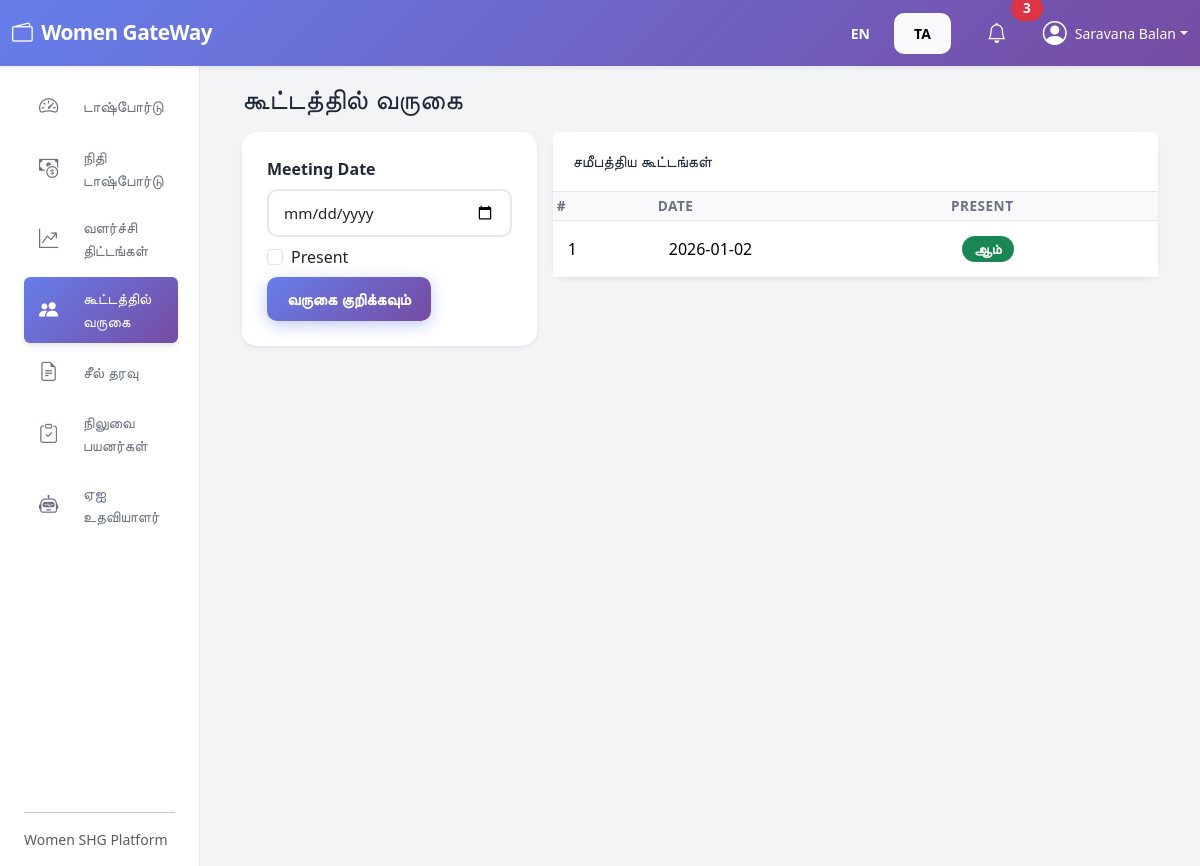
Page /user/attendance?lang=ta (signed in) on the committed database.
### models.py (models this page shows, shortened)
class User(UserMixin, db.Model):
    __tablename__ = "users"
    id = db.Column(db.Integer, primary_key=True)
    full_name = db.Column(db.String(120), nullable=False)
    email = db.Column(db.String(120), unique=True, nullable=False, index=True)
    phone = db.Column(db.String(20))
    password_hash = db.Column(db.String(255), nullable=False)
    role = db.Column(db.String(20), default="USER", nullable=False)
    aadhaar_number = db.Column(db.String(12))
    pan_number = db.Column(db.String(10))
    address = db.Column(db.String(255))
    bank_account_number = db.Column(db.String(32))
    ifsc_code = db.Column(db.String(20))
    gender = db.Column(db.String(20))
    age = db.Column(db.Integer)
    join_date = db.Column(db.Date, default=date.today)
    join_date = db.Column(db.Date, default=date.today)
    email_verified = db.Column(db.Boolean, default=False)
    savings = db.relationship("Savings", backref="user", lazy="dynamic")
    loans = db.relationship("Loan", backref="user", lazy="dynamic")
    attendance_records = db.relationship("Attendance", backref="user", lazy="dynamic")
    def is_admin(self):
        return self.role.upper() == "ADMIN"

class Attendance(db.Model):
    __tablename__ = "attendance"
    id = db.Column(db.Integer, primary_key=True)
    user_id = db.Column(db.Integer, db.ForeignKey("users.id"), nullable=False)
    meeting_date = db.Column(db.Date, default=date.today, nullable=False)
    present = db.Column(db.Boolean, default=True, nullable=False)

### user.py (the view, shortened to what this page needs)
@user_bp.route("/attendance", methods=["GET", "POST"])
@login_required
def attendee_meeting():
    form = AttendanceForm()
    records = (
        Attendance.query.filter_by(user_id=current_user.id)
        .order_by(Attendance.meeting_date.desc())
        .all()
    )
    return render_template("user/attendee_meeting.html", form=form, records=records)

### forms.py
class AttendanceForm(FlaskForm):
    meeting_date = DateField('Meeting Date', validators=[DataRequired()])
    present = BooleanField('Present')
    submit = SubmitField('Record Attendance')

### templates/user/attendee_meeting.html (shortened to what this page needs)
{% extends "base.html" %}
{% block content %}
<div class="container-fluid">
    <h3 class="mb-3">{{ t('Attendee Meeting') }}</h3>
    <div class="row g-3">
        <div class="col-md-4">
            <div class="card shadow-sm">
                <div class="card-body">
                    <form method="POST">
                        <div class="mb-2">
                            {{ form.meeting_date.label(class="form-label") }}
                            {{ form.meeting_date(class="form-control") }}
                        </div>
                        <div class="form-check mb-2">
                            {{ form.present(class="form-check-input") }}
                            {{ form.present.label(class="form-check-label") }}
                        </div>
                        <button class="btn btn-primary">{{ t('Mark Attendance') }}</button>
                    </form>
                </div>
            </div>
        </div>
        <div class="col-md-8">
            <div class="card shadow-sm">
                <div class="card-header bg-white">
                    <h6 class="mb-0">{{ t('Recent Meetings') }}</h6>
                </div>
                <div class="card-body p-0">
                    <table class="table table-sm mb-0">
                        <thead class="table-light">
                            <tr>
                                <th>#</th>
                                <th>{{ t('Date') }}</th>
                                <th>{{ t('Present') }}</th>
                            </tr>
                        </thead>
                        <tbody>
                            {% for r in records %}
                            <tr>
                                <td>{{ loop.index }}</td>
                                <td>{{ r.meeting_date }}</td>
                                <td>
                                    {% if r.present %}
                                        <span class="badge bg-success">{{ t('Yes') }}</span>
                                    {% else %}
                                        <span class="badge bg-danger">{{ t('No') }}</span>
                                    {% endif %}
                                </td>
                            </tr>
                            {% else %}
                            <tr>
                                <td colspan="3" class="text-center text-muted py-3">
                                    {{ t('No records yet.') }}
                                </td>
                            </tr>
                            {% endfor %}
                        </tbody>
                    </table>
                </div>
            </div>
        </div>
    </div>
</div>
{% endblock %}

### templates/base.html (shortened to what this page needs)
<!doctype html>
<html lang="{{ 'ta' if lang == 'ta' else 'en' }}">
<head>
    <link href="https://cdn.jsdelivr.net/npm/bootstrap@5.3.3/dist/css/bootstrap.min.css" rel="stylesheet">
    <link href="https://cdn.jsdelivr.net/npm/bootstrap-icons@1.11.3/font/bootstrap-icons.css" rel="stylesheet">
</head>
<body class="bg-light">
<nav class="navbar navbar-expand-lg navbar-dark top-navbar shadow-sm">
    <div class="container-fluid">
        <a class="navbar-brand fw-bold" href="#">
            <i class="bi bi-wallet2 me-1"></i> Women GateWay
        </a>
        <div class="d-flex align-items-center ms-auto">
            <div class="me-3">
                <a href="?lang=en" class="btn btn-sm btn-outline-light {% if lang == 'en' %}active{% endif %}">EN</a>
                <a href="?lang=ta" class="btn btn-sm btn-outline-light {% if lang == 'ta' %}active{% endif %}">TA</a>
            </div>
            <button class="btn btn-link text-white position-relative me-3">
                <i class="bi bi-bell fs-5"></i>
                <span class="position-absolute top-0 start-100 translate-middle badge rounded-pill bg-danger">3</span>
            </button>
            {% if current_user.is_authenticated %}
            <div class="dropdown">
                <a class="d-flex align-items-center text-white text-decoration-none dropdown-toggle" href="#" id="profileDropdown" data-bs-toggle="dropdown" aria-expanded="false">
                    <i class="bi bi-person-circle fs-4 me-2"></i>
                    <span class="small">{{ current_user.full_name }}</span>
                </a>
            </div>
            {% endif %}
        </div>
    </div>
</nav>
<div class="container-fluid">
    <div class="row flex-nowrap">
        {% if current_user.is_authenticated %}
        <div class="col-auto col-md-3 col-xl-2 px-sm-2 px-0 sidebar bg-white shadow-sm">
            <div class="d-flex flex-column align-items-sm-start px-3 pt-3 min-vh-100">
                {% if current_user.is_admin() %}
                <ul class="nav nav-pills flex-column mb-sm-auto mb-0 w-100" id="menu">
                    <li class="nav-item">
                        <a href="{{ url_for('admin.admin_dashboard') }}" class="nav-link sidebar-link {% if request.endpoint == 'admin.admin_dashboard' %}active{% endif %}">
                            <i class="bi bi-speedometer2 me-2"></i><span>{{ t('Dashboard') }}</span>
                        </a>
                    </li>
                    <li>
                        <a href="{{ url_for('admin.subadmin_list') }}" class="nav-link sidebar-link {% if 'subadmin' in request.endpoint %}active{% endif %}">
                            <i class="bi bi-people me-2"></i><span>{{ t('Subadmin Management') }}</span>
                        </a>
                    </li>
                    <li>
                        <a href="{{ url_for('admin.durable_payments') }}" class="nav-link sidebar-link {% if 'durable_payments' in request.endpoint %}active{% endif %}">
                            <i class="bi bi-credit-card-2-front me-2"></i><span>{{ t('Durable Payments') }}</span>
                        </a>
                    </li>
                </ul>
                {% else %}
                <ul class="nav nav-pills flex-column mb-sm-auto mb-0 w-100" id="menu-user">
                    <li class="nav-item">
                        <a href="{{ url_for('user.user_dashboard') }}" class="nav-link sidebar-link {% if request.endpoint == 'user.user_dashboard' %}active{% endif %}">
                            <i class="bi bi-speedometer2 me-2"></i><span>{{ t('Dashboard') }}</span>
                        </a>
                    </li>
                    <li>
                        <a href="{{ url_for('user.finance_dashboard') }}" class="nav-link sidebar-link {% if 'finance_dashboard' in request.endpoint %}active{% endif %}">
                            <i class="bi bi-cash-coin me-2"></i><span>{{ t('Finance Dashboard') }}</span>
                        </a>
                    </li>
                    <li>
                        <a href="{{ url_for('user.grow_scheme') }}" class="nav-link sidebar-link {% if 'grow_scheme' in request.endpoint %}active{% endif %}">
                            <i class="bi bi-graph-up-arrow me-2"></i><span>{{ t('Grow Scheme') }}</span>
                        </a>
                    </li>
                    <li>
                        <a href="{{ url_for('user.attendee_meeting') }}" class="nav-link sidebar-link {% if 'attendee_meeting' in request.endpoint %}active{% endif %}">
                            <i class="bi bi-people-fill me-2"></i><span>{{ t('Attendee Meeting') }}</span>
                        </a>
                    </li>
                    <li>
                        <a href="{{ url_for('user.seal_data') }}" class="nav-link sidebar-link {% if 'seal_data' in request.endpoint %}active{% endif %}">
                            <i class="bi bi-file-earmark-text me-2"></i><span>{{ t('Seal Data') }}</span>
                        </a>
                    </li>
                    <li>
                        <a href="{{ url_for('user.pending_sealed') }}" class="nav-link sidebar-link {% if 'pending_sealed' in request.endpoint %}active{% endif %}">
                            <i class="bi bi-clipboard-check me-2"></i><span>{{ t('Pending Sealed Users') }}</span>
                        </a>
                    </li>
                    <li>
                        <a href="{{ url_for('user.bot') }}" class="nav-link sidebar-link {% if 'bot' in request.endpoint %}active{% endif %}">
                            <i class="bi bi-robot me-2"></i><span>{{ t('AI Assistant') }}</span>
                        </a>
                    </li>
                </ul>
                {% endif %}
                <hr class="w-100">
                <p class="small text-muted mb-3">Women SHG Platform</p>
            </div>
        </div>
        {% endif %}
        <main class="col py-3 main-content">
            {% block content %}{% endblock %}
        </main>
    </div>
</div>
</body>
</html>

### templates/base.html (style rules this page uses)
:root { --primary-gradient: linear-gradient(135deg, #667eea 0%, #764ba2 100%); --primary-color: #667eea; --secondary-color: #764ba2; --success-color: #10b981; --warning-color: #f59e0b; --danger-color: #ef4444; --info-color: #3b82f6; --text-primary: #1f2937; --text-secondary: #6b7280; --bg-light: #f9fafb; --bg-lighter: #f3f4f6; --border-color: #e5e7eb; --shadow-sm: 0 1px 2px 0 rgba(0, 0, 0, 0.05); --shadow-md: 0 4px 6px -1px rgba(0, 0, 0, 0.1); --shadow-lg: 0 10px 15px -3px rgba(0, 0, 0, 0.1); }
* { margin: 0; padding: 0; box-sizing: border-box; }
body { font-family: 'Segoe UI', Tahoma, Geneva, Verdana, sans-serif; color: var(--text-primary); background-color: var(--bg-lighter); }
.top-navbar { background: var(--primary-gradient); box-shadow: var(--shadow-md); border-bottom: none; }
.top-navbar .navbar-brand { font-size: 1.3rem; font-weight: 700; letter-spacing: -0.5px; }
.top-navbar .btn-link { color: white !important; text-decoration: none; }
.sidebar { background-color: white; border-right: 1px solid var(--border-color); box-shadow: var(--shadow-sm); min-height: 100vh; }
.sidebar-link { color: var(--text-secondary); border-radius: 10px; padding: 10px 15px; margin-bottom: 5px; display: flex; align-items: center; gap: 12px; font-size: 0.95rem; font-weight: 500; transition: all 0.3s ease; text-decoration: none; }
.sidebar-link i { font-size: 1.2rem; min-width: 24px; }
.sidebar-link.active { background: var(--primary-gradient); color: white; box-shadow: var(--shadow-md); }
.main-content { background-color: var(--bg-lighter); min-height: calc(100vh - 56px); padding: 30px; }
.card { border: none; border-radius: 15px; box-shadow: var(--shadow-md); transition: all 0.3s ease; }
.card-header { background-color: white; border-bottom: 1px solid var(--border-color); border-radius: 15px 15px 0 0; padding: 20px; font-weight: 600; color: var(--text-primary); }
.card-body { padding: 25px; }
.table { color: var(--text-primary); }
.table thead { background-color: var(--bg-light); }
.table thead th { border-color: var(--border-color); font-weight: 600; color: var(--text-secondary); text-transform: uppercase; font-size: 0.85rem; letter-spacing: 0.5px; }
.table tbody td { border-color: var(--border-color); padding: 15px; vertical-align: middle; }
.form-label { font-weight: 600; color: var(--text-primary); margin-bottom: 8px; }
.form-control, .form-select { border: 2px solid var(--border-color); border-radius: 10px; padding: 11px 15px; font-size: 0.95rem; transition: all 0.3s ease; }
.btn { border-radius: 10px; font-weight: 600; padding: 10px 20px; transition: all 0.3s ease; border: none; }
.btn-primary { background: var(--primary-gradient); color: white; box-shadow: 0 4px 15px rgba(102, 126, 234, 0.4); }
.badge { padding: 6px 12px; border-radius: 20px; font-weight: 600; font-size: 0.85rem; }

### rows in the picture
User: full_name "Saravana Balan"
Attendance: meeting_date "2026-01-02", t "ஆம்"

### other values in the picture
{{ t('Dashboard') }} "டாஷ்போர்டு"
{{ t('Finance Dashboard') }} "நிதி டாஷ்போர்டு"
{{ t('Grow Scheme') }} "வளர்ச்சி திட்டங்கள்"
{{ t('Attendee Meeting') }} "கூட்டத்தில் வருகை"
{{ t('Seal Data') }} "சீல் தரவு"
{{ t('Pending Sealed Users') }} "நிலுவை பயனர்கள்"
{{ t('AI Assistant') }} "ஏஐ உதவியாளர்"
{{ t('Mark Attendance') }} "வருகை குறிக்கவும்"
{{ t('Recent Meetings') }} "சமீபத்திய கூட்டங்கள்"
{{ t('Date') }} "DATE"
{{ t('Present') }} "PRESENT"
